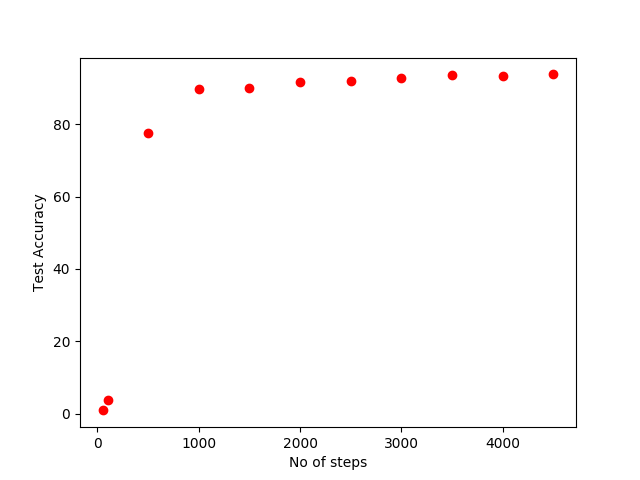

The script that drew this image:
import os
import struct
import numpy as np
import random
import tensorflow as tf
import pickle
import matplotlib.pyplot as plt

with open('MNIST.dat','rb') as f:
    x = pickle.load(f)
train_dataset1 = x['train_dataset']
train_labels1 = x['train_labels']
test_dataset1 = x['test_dataset']
test_labels1 = x['test_labels']
del x

def accuracy(predictions, labels):
  return (100.0 * np.sum(np.argmax(predictions, 1) == np.argmax(labels, 1))
          / predictions.shape[0])

batch_size = 128
patch_size = 5
depth = 64
num_hidden = 400
image_size = 64
num_labels = 100
num_channels = 1 # grayscale

graph = tf.Graph()

with graph.as_default():

    with tf.device('/gpu:0'):
  # Input data.
      tf_train_dataset = tf.placeholder(
        tf.float32, shape=(batch_size, image_size, image_size, num_channels))
      tf_train_labels = tf.placeholder(tf.float32, shape=(batch_size, num_labels))
      tf_test_dataset = tf.constant(test_dataset1,dtype=tf.float32)
    

      # Variables.
      global_step = tf.Variable(0.0)
      layer1_weights = tf.Variable(tf.truncated_normal(
          [patch_size, patch_size, num_channels, depth], stddev=0.1))
      layer1_biases = tf.Variable(tf.zeros([depth]))
      layer2_weights = tf.Variable(tf.truncated_normal(
          [patch_size, patch_size, depth, depth], stddev=0.1))
      layer2_biases = tf.Variable(tf.zeros([depth]))
      layer3_weights = tf.Variable(tf.truncated_normal(
          [patch_size, patch_size, depth, depth], stddev=0.1))
      layer3_biases = tf.Variable(tf.zeros([depth]))
      layer4_weights = tf.Variable(tf.truncated_normal(
          [patch_size, patch_size, depth, depth], stddev=0.1))
      layer4_biases = tf.Variable(tf.zeros([depth]))
      layer5_weights = tf.Variable(tf.truncated_normal(
          [patch_size, patch_size, depth, depth], stddev=0.1))
      layer5_biases = tf.Variable(tf.zeros([depth]))
      layer6_weights = tf.Variable(tf.truncated_normal(
          [image_size //32 * image_size // 32*depth, num_hidden], stddev=0.1))
      layer6_biases = tf.Variable(tf.constant(1.0, shape=[num_hidden]))
      layer7_weights = tf.Variable(tf.truncated_normal(
          [num_hidden, num_labels], stddev=0.01))
      layer7_biases = tf.Variable(tf.constant(1.0, shape=[num_labels]))

      # Model.
      def model(data):
        conv = tf.nn.conv2d(data, layer1_weights, [1, 2, 2, 1], padding='SAME')
        hidden = tf.nn.relu(conv + layer1_biases)
        #hidden = tf.nn.max_pool(hidden,[1,2,2,1],[1,2,2,1],padding='SAME')
        conv = tf.nn.conv2d(hidden, layer2_weights, [1, 2, 2, 1], padding='SAME')
        hidden = tf.nn.relu(conv + layer2_biases)
        #hidden = tf.nn.max_pool(hidden,[1,2,2,1],[1,2,2,1],padding='SAME')
        conv = conv = tf.nn.conv2d(hidden, layer3_weights, [1, 2, 2, 1], padding='SAME')
        hidden = tf.nn.relu(conv + layer3_biases)
	#hidden = tf.nn.max_pool(hidden,[1,2,2,1],[1,2,2,1],padding='SAME')	
        conv = conv = tf.nn.conv2d(hidden, layer4_weights, [1, 2, 2, 1], padding='SAME')
        hidden = tf.nn.relu(conv + layer4_biases)
	#hidden = tf.nn.max_pool(hidden,[1,2,2,1],[1,2,2,1],padding='SAME')
        conv = conv = tf.nn.conv2d(hidden, layer5_weights, [1, 2, 2, 1], padding='SAME')
	hidden = tf.nn.relu(conv + layer5_biases)
	#hidden = tf.nn.max_pool(hidden,[1,2,2,1],[1,2,2,1],padding='SAME')
        
        shape = hidden.get_shape().as_list()
        reshape = tf.reshape(hidden, [shape[0], shape[1] * shape[2] * shape[3]])
        hidden = tf.nn.relu(tf.matmul(reshape, layer6_weights) + layer6_biases)
        #hidden_dropout = tf.nn.dropout(hidden,0.5);
        return tf.matmul(hidden, layer7_weights) + layer7_biases

      # Training computation.
      logits = model(tf_train_dataset)
      loss = tf.reduce_mean(
        tf.nn.softmax_cross_entropy_with_logits(labels=tf_train_labels, logits=logits))

      # Optimizer.
      learning_rate = tf.train.exponential_decay(0.05, global_step, 1000, 0.85, staircase=True)
      optimizer = tf.train.GradientDescentOptimizer(0.05).minimize(loss,global_step = global_step)

      # Predictions for the training, validation, and test data.
      train_prediction = tf.nn.softmax(logits)
      test_prediction = tf.nn.softmax(model(tf_test_dataset))
num_stepsList = [51,101,501,1001,1501,2001,2501,3001,3501,4001,4501,5001,5501,6001]
plt.ylabel('Test Accuracy')
plt.xlabel('No of steps')
num_steps = 5001
with tf.Session(graph=graph) as session:
	tf.global_variables_initializer().run()
	print('Initialized')
	for step in range(num_steps):
		  offset = (step * batch_size) % (train_labels1.shape[0] - batch_size)
		  batch_data = train_dataset1[offset:(offset + batch_size), :, :, :]
		  batch_labels = train_labels1[offset:(offset + batch_size), :]
		  feed_dict = {tf_train_dataset : batch_data, tf_train_labels : batch_labels}
		  _, l, predictions = session.run(
		    [optimizer, loss, train_prediction], feed_dict=feed_dict)
		  if (step % 50 == 0):
		    print('Minibatch loss at step %d: %f' % (step, l))
		    print('Minibatch accuracy: %.1f%%' % accuracy(predictions, batch_labels))
                     
                  if step in num_stepsList:
                  	acc = accuracy(test_prediction.eval(), test_labels1)
                  	plt.plot(step,acc,'ro')
                  
	print('Test accuracy: %.1f%%' %acc)
plt.show()
	
